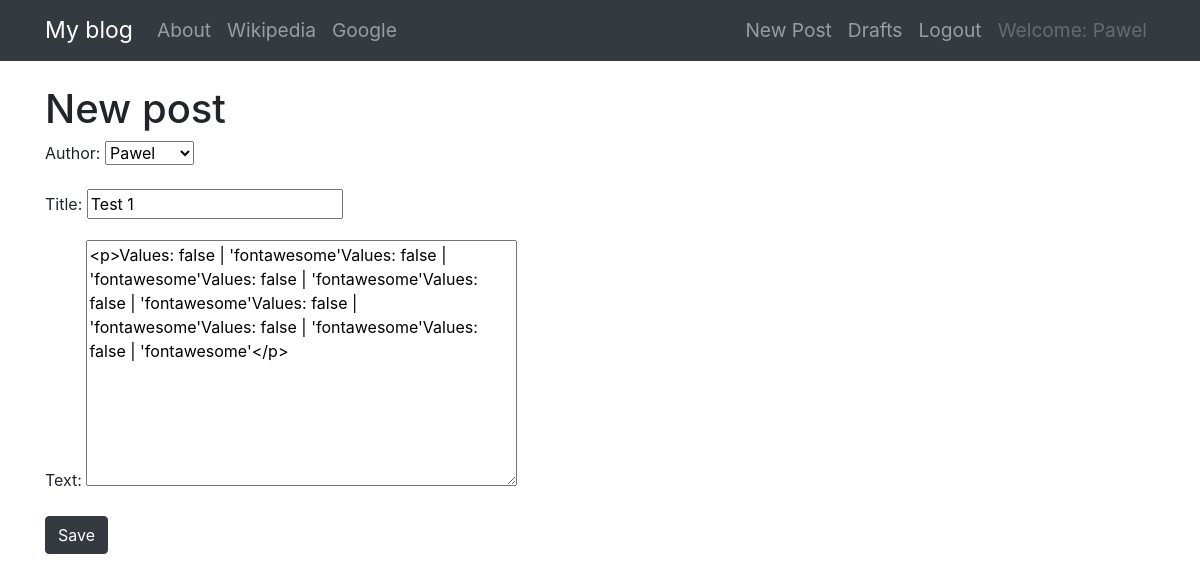
The app's page /post/15/edit/ (signed in) with its own data.
### blog/models.py (models this page shows, shortened)
class Post(models.Model):
    author = models.ForeignKey('auth.User',on_delete=models.CASCADE)
    title = models.CharField(max_length=256)
    text = models.TextField()
    created_date = models.DateTimeField(default=timezone.now)
    published_date = models.DateTimeField(blank=True,null=True)

### blog/views.py (the view)
# urls.py: url(r'^post/(?P<pk>\d+)/edit/$',views.PostUpdateView.as_view(),name='post_edit'),
class PostUpdateView(LoginRequiredMixin,UpdateView):
    login_url = '/login'
    redirect_field_name = 'blog/post_detail.html'
    form_class = PostForm
    model = Post

### blog/forms.py
class PostForm(forms.ModelForm):
    class Meta():
        model = Post
        fields = ('author', 'title','text')
        widgets = {
            'title':forms.TextInput(attrs={'class':'textinputclass'}),
            'text':forms.Textarea(attrs={'class':'editable medium-editor-textarea postcontent'})
        }

### blog/templates/blog/post_form.html (shortened to what this page needs)
{% extends 'blog/base.html' %}
{% block content %}
  <h1>New post</h1>
  <form class="post-form" method="POST">
    {{form.as_p}}
    <button type="submit" class='save btn btn-dark'>Save</button>
  </form>
{% endblock %}

### blog/templates/blog/base.html (shortened to what this page needs)
<!DOCTYPE html>
{% load static %}
<html lang="en" dir="ltr">
  <head>
    <link rel="stylesheet" href="https://stackpath.bootstrapcdn.com/bootstrap/4.5.0/css/bootstrap.min.css">
    <link href="https://maxcdn.bootstrapcdn.com/font-awesome/4.7.0/css/font-awesome.min.css" rel="stylesheet">
    <link rel="stylesheet" href="//cdn.jsdelivr.net/npm/medium-editor@latest/dist/css/medium-editor.min.css" type="text/css" media="screen" charset="utf-8">
    <link rel="stylesheet" href="{% static 'css/blog.css' %}">
  </head>
  <body>
    <nav class='navbar navbar-expand-lg navbar-dark bg-dark navbar-custom sticky-top'>
      <div class="container">
        <ul class='nav navbar-nav'>
          <li class="nav-item">
            <a class='navbar-brand' href="{% url 'post_list' %}">My blog</a>
          </li>
          <li class="nav-item">
            <a class='nav-link' href="{% url 'about' %}">About</a>
          </li>
          <li class="nav-item">
            <a class='nav-link' href="https://www.wikipedia.com">Wikipedia</a>
          </li>
          <li class="nav-item">
            <a class='nav-link' href="https://www.google.com">Google</a>
          </li>
        </ul>
        <ul class='nav navbar-nav navbar-right'>
          {% if user.is_authenticated %}
            <li class="nav-item">
              <a class='nav-link' href="{% url 'post_new' %}">New Post</a>
            </li>
            <li class="nav-item">
              <a class='nav-link' href="{% url 'post_draft_list' %}">Drafts</a>
            </li>
            <li class="nav-item">
              <a class='nav-link' href="{% url 'logout' %}">Logout</a>
            </li>
            <li class="nav-item">
              <a class='nav-link disabled'>Welcome: {{user.username}}</a>
            </li>
          {% endif %}
        </ul>
      </div>
    </nav>
    <div class="content container">
      <div class="row">
        <div class="col-md-8">
          <div class="blog_posts">
            <br>
            {% block content %}
            {% endblock %}
          </div>
        </div>
      </div>
    </div>
  </body>
</html>

### blog/static/css/blog.css (style rules this page uses)
.content { margin-left: auto; margin-right: auto; }
.navbar-custom { font-weight:normal; font-size: 1.2em; }
.navbar-brand { font-size: 1.2em; font-weight: normal; }

### records on screen
Post: author "Pawel", title "Test 1", text "<p>Values: false | 'fontawesome'Values: false | 'fontawesome'Values: false | 'fontawesome'Values: false | 'fontawesome'Values: false | 'fontawesome'Values: false | 'fontawesome'Values: false | 'fontawesome'</p>"

### other values on screen
{{ user.username }} "Pawel"
